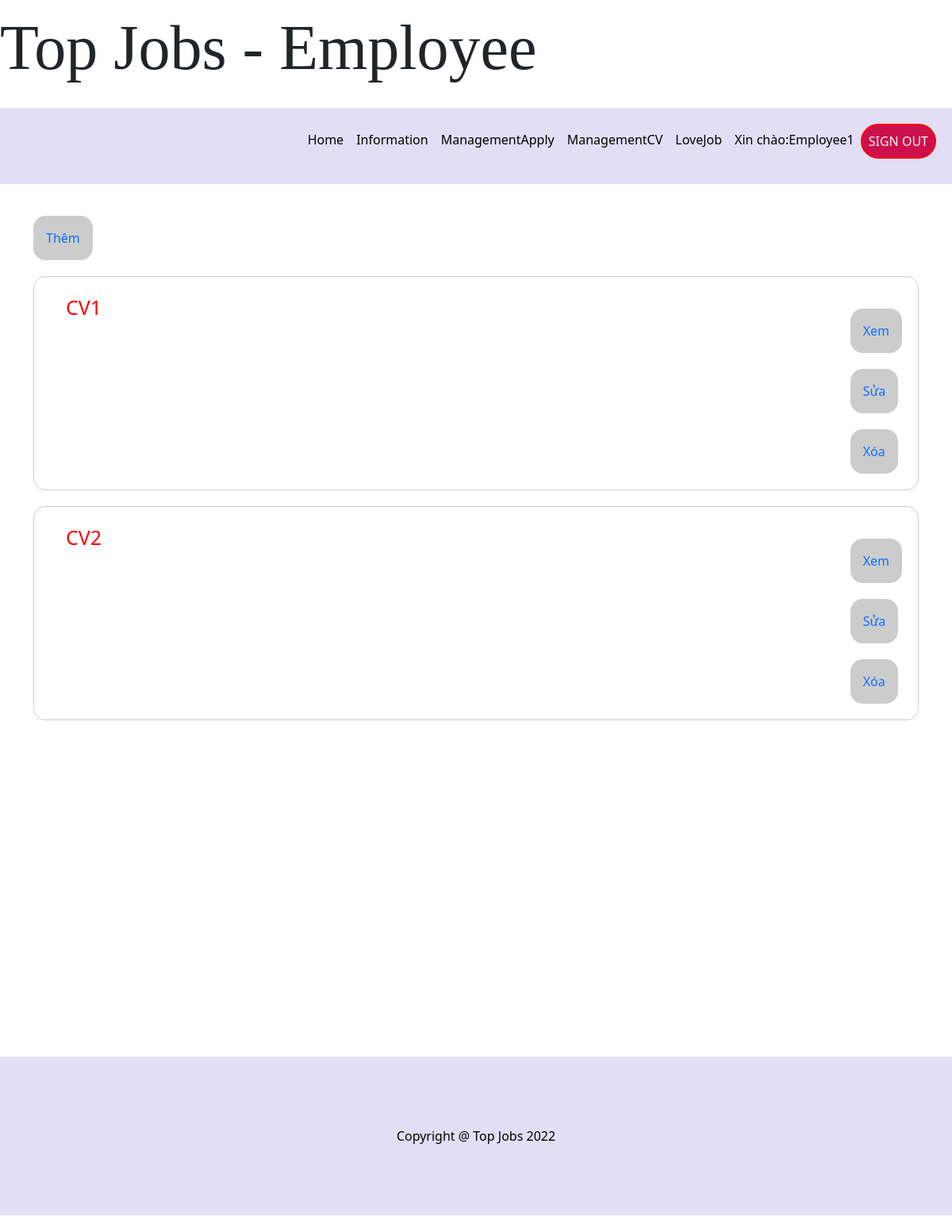
Page /Client/managementCV.php (signed in) on the committed database.
### tables this page shows
CREATE TABLE `client` (
  `id` int(10) NOT NULL,
  `log_id` int(10) NOT NULL,
  `full_name` varchar(50) DEFAULT NULL,
  `email` varchar(50) DEFAULT NULL,
  `phone_number` varchar(10) DEFAULT NULL,
  `cv_id` int(10) NOT NULL
);

CREATE TABLE `cv` (
  `id` int(10) NOT NULL,
  `name` varchar(5000) DEFAULT NULL,
  `contact` text NOT NULL,
  `infor` text NOT NULL,
  `education` text NOT NULL,
  `exp` text NOT NULL,
  `skill` text NOT NULL,
  `certificate` text NOT NULL
);

### Client/managementCV.php (the view, shortened to what this page needs)
<?php
include_once('../config.php');
$username = $_SESSION['username'];
if(isset($_SESSION['username']))
{
    $query = "select *
    from `client` join `login` on client.log_id=login.log_id WHERE username = '$username'";
    $result2 = mysqli_query($conn, $query);
}
else
{
    header('location:../login.php');
}
?>
<!DOCTYPE html>
<html lang="en">
<head>
    <link href="https://cdn.jsdelivr.net/npm/bootstrap@5.0.2/dist/css/bootstrap.min.css" rel="stylesheet"
>
    <link rel="stylesheet" href="../css/homepage.css">
</head>
<body>
    <header>
        <p id="text-head">Top Jobs - Employee</p>
    </header>
    <nav class="navbar navbar-expand-lg navbar-light bg-light" style="padding: 0;">
            <div class="container-fluid" style="background-color: #E2DEF5;padding: 20px;">
                <div class="collapse navbar-collapse justify-content-end" id="navbarNav">
                    <ul class="navbar-nav ">
                        <li class="nav-item">
                            <a class="nav-link" style="color: black;"  href="controlClient.php">Home</a>
                        </li>
                        <li class="nav-item">
                            <a class="nav-link" style="color: black;" href="informationClient.php">Information</a>
                        </li>
                        <li class="nav-item">
                            <a class="nav-link" style="color: black;" href="managementApply.php">ManagementApply</a>
                        </li>
                        <li class="nav-item">
                            <a class="nav-link" style="color: black;" href="managementCV.php">ManagementCV</a>
                        </li>
                        <li class="nav-item">
                            <a class="nav-link" style="color: black;" href="loveJob.php">LoveJob</a>
                        </li>
                        <li class="nav-item">
                            <?php
                            while ($row = mysqli_fetch_assoc($result2)) {
                                echo "<p class='nav-link' style='color: black;'>Xin chào:".$row['full_name']."</p>";
                            }
                            ?>
                        </li>
                        <li class="nav-item">
                            <a class="nav-link"
                            style="color: #FAF7F0; border: 2px solid red;border-radius: 30px;background-color:#CD104D;"
                            href="../logout.php">SIGN OUT</a>
                        </li>
                    </ul>
                </div>
        </div>
    </nav>
    <div style="background-color: white;padding-bottom:10px;height:1080px;">
        <div class="container">
            <form method='post'style='align-self: center;margin-top:20px;'>
            <a  href="addCV.php" style='border-radius:15px;text-decoration:none;border:1px solid #ccc;padding:15px;margin-top:20px;display:inline-block;border:1px solid #ccc;background-color:#ccc;'  value='View' name='btnView'>Thêm</a>
            </form>
            <?php
                    include('../config.php');
                    $sql = "SELECT * FROM `cv`";
                    $result = $conn->query($sql);
                    if($result->num_rows>0){
                        while($row = $result->fetch_assoc()){
                            $id = $row['id'];
                            echo"<div class='card-cv' style='border-radius:15px;border:1px solid #ccc;display: flex;padding:20px;margin-top:20px;flex-wrap:wrap;'>";
                                echo"<div style='margin-right:auto;margin-left:20px'>";
                                    echo "<p style='font-size: 25px; color: red;'>".$row["name"]."</p>";
                                echo"</div>";
                                echo"<form method='post'style='align-self: center;'>";
                                    echo"<a  href=\"viewCV.php?id=$id\" style='border-radius:15px;text-decoration:none;border:1px solid #ccc;padding:15px;margin-top:20px;display:inline-block;border:1px solid #ccc;background-color:#ccc;'   name='btnView'>Xem</a>";
                                    echo "<br>";
                                    echo"<a  href=\"viewCV.php?id=$id\" style='border-radius:15px;text-decoration:none;border:1px solid #ccc;padding:15px;margin-top:20px;display:inline-block;border:1px solid #ccc;background-color:#ccc;'  name='btnEdit'>Sửa</a>";
                                echo "<br>";
                                    echo"<a  href=\"deleteCV.php?id=$id\" style='border-radius:15px;text-decoration:none;border:1px solid #ccc;padding:15px;margin-top:20px;display:inline-block;border:1px solid #ccc;background-color:#ccc;'  name='btnDele'>Xóa</a>";
                                echo"</form>";
                            echo"</div>";
                        }
                    }else{
                        echo "None result";
                    }
            ?>
        </div>
    </div>
    <div class="footer">
        <p style="text-align: center; line-height: 200px; color: black;background-color: #E2DEF5;">Copyright @ Top Jobs 2022</p>
    </div>
</body>
</html>

### css/homepage.css (style rules this page uses)
#text-head { font-size: 80px; font-family: Garamond, serif; }

### rows in the picture
client: full_name "Employee1"
cv: name "CV1"
cv: name "CV2"
